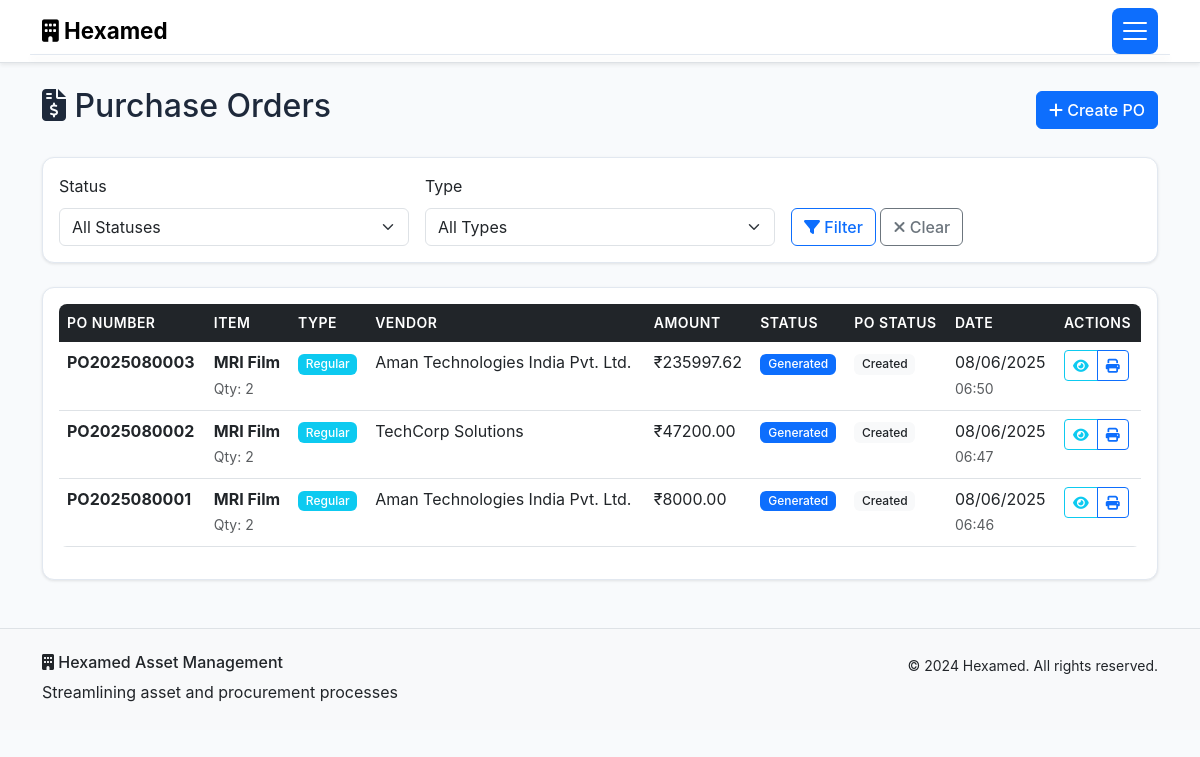
The app's page /purchase-orders (signed in), older data.
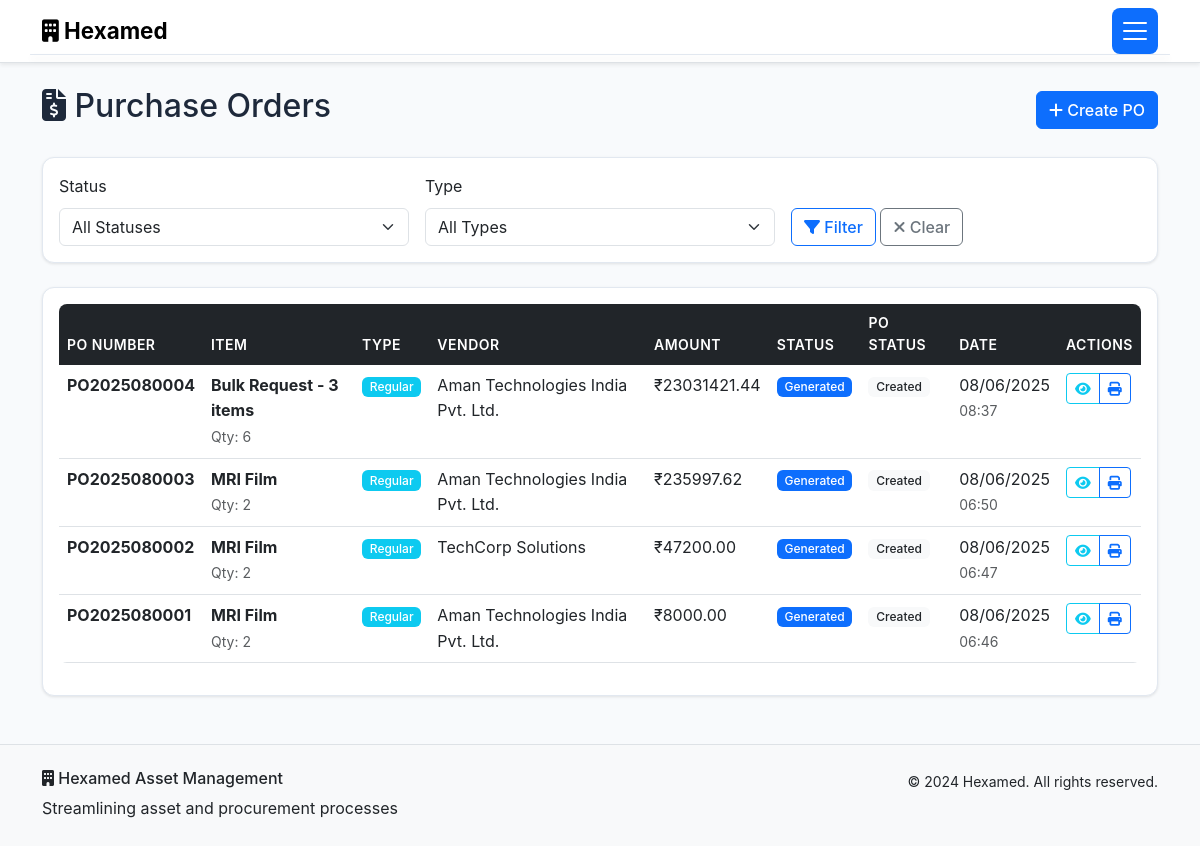
The same page, newer data.
### models.py (models this page shows, shortened)
class PurchaseOrder(db.Model):
    id = db.Column(db.Integer, primary_key=True)
    po_number = db.Column(db.String(100), unique=True, nullable=False)
    item_type = db.Column(db.String(20), nullable=False)  # Regular or Specific
    item_name = db.Column(db.String(200), nullable=False)
    item_description = db.Column(db.Text)
    quantity = db.Column(db.Integer, nullable=False)
    unit_price = db.Column(db.Float, nullable=False)
    total_amount = db.Column(db.Float, nullable=False)
    gst_percentage = db.Column(db.Float, default=18.0)
    gst_amount = db.Column(db.Float, nullable=False)
    grand_total = db.Column(db.Float, nullable=False)
    vendor_id = db.Column(db.Integer, db.ForeignKey('vendor.id'), nullable=False)
    vendor_name = db.Column(db.String(200), nullable=False)
    vendor_address = db.Column(db.Text)
    vendor_gst = db.Column(db.String(50))
    status = db.Column(db.String(50), default='Draft')  # Draft, MD Review Pending, Approved, Generated, Cancelled
    po_status = db.Column(db.String(50), default='Created')  # Created, Sent, Acknowledged, Delivered, Closed
    requires_md_approval = db.Column(db.Boolean, default=False)
    md_approved = db.Column(db.Boolean, default=False)
    md_comments = db.Column(db.Text)
    approved_by_md = db.Column(db.Integer, db.ForeignKey('user.id'))
    approved_at = db.Column(db.DateTime)
    payment_terms = db.Column(db.String(200), default='Net 30 days')
    delivery_terms = db.Column(db.String(200))
    warranty_terms = db.Column(db.Text)
    special_instructions = db.Column(db.Text)
    quotation_files = db.Column(db.Text)  # JSON array of file paths
    vendor_documents = db.Column(db.Text)  # JSON array of vendor document paths
    request_id = db.Column(db.Integer, db.ForeignKey('asset_request.id'))
    created_by = db.Column(db.Integer, db.ForeignKey('user.id'), nullable=False)
    updated_by = db.Column(db.Integer, db.ForeignKey('user.id'))
    created_at = db.Column(db.DateTime, default=datetime.utcnow)
    updated_at = db.Column(db.DateTime, default=datetime.utcnow, onupdate=datetime.utcnow)
    po_date = db.Column(db.Date, default=datetime.utcnow().date)
    expected_delivery_date = db.Column(db.Date)
    vendor = db.relationship('Vendor', backref='purchase_orders')
    request = db.relationship('AssetRequest', backref='purchase_orders')
    creator = db.relationship('User', foreign_keys=[created_by], backref='created_pos')
    updater = db.relationship('User', foreign_keys=[updated_by], backref='updated_pos')
    md_approver = db.relationship('User', foreign_keys=[approved_by_md], backref='approved_pos')

### routes.py (the view)
        def decorated_function(*args, **kwargs):
            if 'user_id' not in session:
                flash('Please log in to access this page.', 'warning')
                return redirect(url_for('login'))
            user = User.query.get(session['user_id'])
            if not user or user.role not in roles:
                flash('You do not have permission to access this page.', 'danger')
                return redirect(url_for('dashboard'))
            return f(*args, **kwargs)

### routes.py (called while the page is built)
def require_role(roles):
    def decorator(f):
        def decorated_function(*args, **kwargs):
            if 'user_id' not in session:
                flash('Please log in to access this page.', 'warning')
                return redirect(url_for('login'))
            user = User.query.get(session['user_id'])
            if not user or user.role not in roles:
                flash('You do not have permission to access this page.', 'danger')
                return redirect(url_for('dashboard'))
            return f(*args, **kwargs)
        decorated_function.__name__ = f.__name__
        return decorated_function
    return decorator

### templates/purchase_orders.html (shortened to what the changed rows need)
{% extends "base.html" %}
{% block content %}
<div class="container my-4">
    <div class="row">
        <div class="col">
            <div class="d-flex justify-content-between align-items-center mb-4">
                <h2><i class="fas fa-file-invoice-dollar"></i> Purchase Orders</h2>
            </div>
        </div>
    </div>
    {% if purchase_orders.items %}
    <div class="card">
        <div class="card-body">
            <div class="table-responsive">
                <table class="table table-hover">
                    <thead>
                        <tr>
                            <th>PO Number</th>
                            <th>Item</th>
                            <th>Type</th>
                            <th>Vendor</th>
                            <th>Amount</th>
                            <th>Status</th>
                            <th>PO Status</th>
                            <th>Date</th>
                            <th>Actions</th>
                        </tr>
                    </thead>
                    <tbody>
                        {% for po in purchase_orders.items %}
                        <tr>
                            <td><strong>{{ po.po_number }}</strong></td>
                            <td>
                                <div>
                                    <strong>{{ po.item_name }}</strong>
                                    <br><small class="text-muted">Qty: {{ po.quantity }}</small>
                                </div>
                            </td>
                            <td>
                                {% if po.item_type == 'Regular' %}
                                    <span class="badge bg-info">{{ po.item_type }}</span>
                                {% else %}
                                    <span class="badge bg-warning">{{ po.item_type }}</span>
                                {% endif %}
                            </td>
                            <td>{{ po.vendor_name }}</td>
                            <td>₹{{ "%.2f"|format(po.grand_total) }}</td>
                            <td>
                                {% if po.status == 'Draft' %}
                                    <span class="badge bg-secondary">{{ po.status }}</span>
                                {% elif po.status == 'MD Review Pending' %}
                                    <span class="badge bg-warning">MD Review Pending</span>
                                {% elif po.status == 'Approved' %}
                                    <span class="badge bg-success">{{ po.status }}</span>
                                {% elif po.status == 'Generated' %}
                                    <span class="badge bg-primary">{{ po.status }}</span>
                                {% elif po.status == 'MD Rejected' %}
                                    <span class="badge bg-danger">MD Rejected</span>
                                {% endif %}
                            </td>
                            <td>
                                <span class="badge bg-light text-dark">{{ po.po_status }}</span>
                            </td>
                            <td>
                                <div>
                                    {{ po.created_at.strftime('%m/%d/%Y') }}
                                    <br><small class="text-muted">{{ po.created_at.strftime('%H:%M') }}</small>
                                </div>
                            </td>
                            <td>
                                <div class="btn-group btn-group-sm">
                                    <a href="{{ url_for('view_purchase_order_detail', po_id=po.id) }}"
                                       class="btn btn-outline-info btn-sm">
                                        <i class="fas fa-eye"></i>
                                    </a>
                                    {% if user.role == 'Accounts/SCM' %}
                                        {% if po.status == 'MD Rejected' %}
                                        <a href="{{ url_for('update_po_vendor', po_id=po.id) }}"
                                           class="btn btn-outline-primary btn-sm" title="Update Vendor">
                                            <i class="fas fa-edit"></i>
                                        </a>
                                        {% elif po.status == 'Generated' %}
                                        <a href="{{ url_for('print_purchase_order', po_id=po.id) }}"
                                           class="btn btn-outline-primary btn-sm" title="Print PO" target="_blank">
                                            <i class="fas fa-print"></i>
                                        </a>
                                        {% endif %}
                                    {% endif %}
                                </div>
                            </td>
                        </tr>
                        {% endfor %}
                    </tbody>
                </table>
            </div>
        </div>
    </div>
    {% endif %}
</div>
{% endblock %}

Row changes from the older to the newer data that the page shows:
added PurchaseOrder: po_number "PO2025080004", item_name "Bulk Request - 3 items", quantity "6", item_type "Regular", vendor_name "Aman Technologies India Pvt. Ltd.", grand_total "23031421.44", status "Generated", po_status "Created", created_at "08/06/2025", created_at "08:37"
